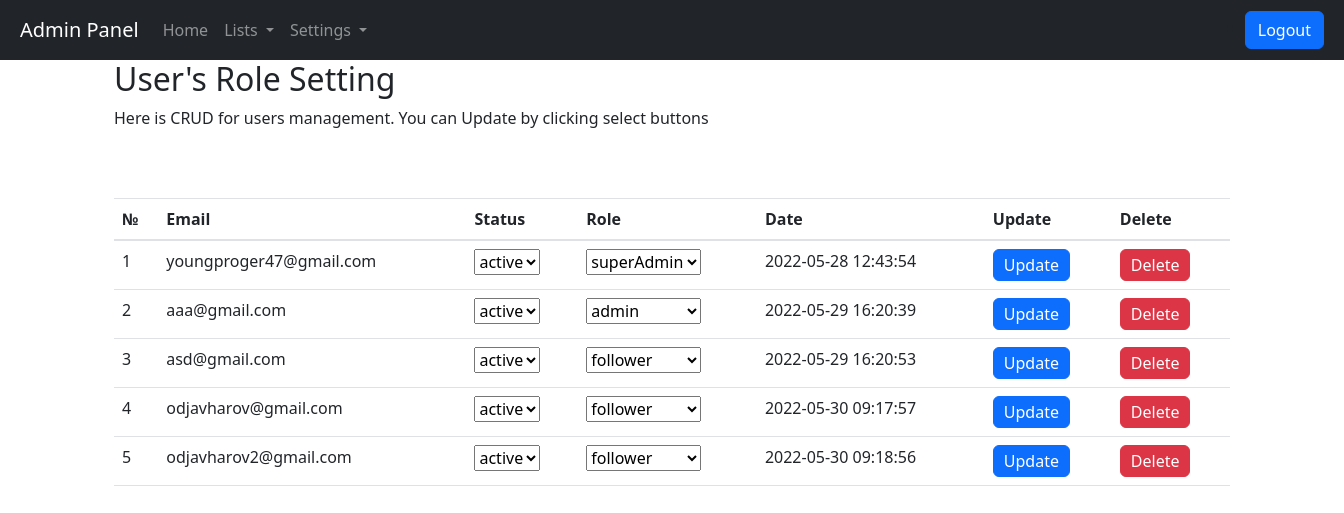
Screenshot of /admin/settings-user-role.php (signed in) with the database file from the repository.
### tables this page shows
CREATE TABLE `users` (
  `id` int(11) NOT NULL,
  `email` varchar(64) NOT NULL,
  `password` varchar(64) NOT NULL,
  `status` varchar(30) NOT NULL DEFAULT 'active',
  `date` timestamp NOT NULL DEFAULT CURRENT_TIMESTAMP,
  `role` varchar(20) NOT NULL DEFAULT 'follower'
);

CREATE TABLE `category` (
  `id` int(11) NOT NULL,
  `parent_id` int(11) NOT NULL,
  `user_id` int(11) NOT NULL,
  `name` text NOT NULL,
  `order_id` int(11) NOT NULL DEFAULT '0',
  `url` varchar(255) NOT NULL,
  `date` timestamp NOT NULL DEFAULT CURRENT_TIMESTAMP,
  `status` varchar(20) NOT NULL DEFAULT 'active'
);

### admin/settings-user-role.php (the view, shortened to what this page needs)
<?php
include_once "../includes/connect.php"; $conn_pdo = PDOPgSQL();
include_once "includes/header.php";
$count = 0;
$selectUser = $conn_pdo->prepare("SELECT * FROM users ");
$result1 = $selectUser->execute();
?>
<div class="container">
	<h2>User's Role Setting</h2>
	<p>Here is CRUD for users management. You can Update by clicking select buttons</p>
    <table class="table table-hover">
		<thead>
		<tr>
			<th>№</th>
			<th>Email</th>
			<th>Status</th>
			<th>Role</th>
			<th>Date</th>
			<th>Update</th>
			<th>Delete</th>
		</tr>
		</thead>
		<tbody>
        <?php
            $selectCategory = $conn_pdo->prepare("SELECT * FROM category where status = :status and url = :url");
            $status_array = [];
            while ($status = $selectCategory->fetch(PDO::FETCH_ASSOC)) {
                array_push($status_array, $status['name']);
            }
        ?>
        <?php
            $selectCategory = $conn_pdo->prepare("SELECT * FROM category where status = :status and url = :url");
            $role_array = [];
            while ($role = $selectCategory->fetch(PDO::FETCH_ASSOC)) {
                array_push($role_array, $role['name']);
            }
        ?>
        <?php while ($user = $selectUser->fetch(PDO::FETCH_ASSOC)) {
            ?>
                <tr>
                    <td><?= ++$count ?></td>
                    <td><?php echo $user['email']; ?></td>
                    <td>
                        <form method="post">
                            <select name="status" id="" onchange="this.form.submit()">
                                <?php foreach ($status_array as $status) {
                                    $selected = '';
                                    if ($status == $user['status']) {
	                                    $selected = 'selected';
                                    }
                                ?>
                                <option <?= $selected ?>><?= $status ?></option>
                                <?php } ?>
                            </select>
                        </form>
                    </td>
                    <td>
                        <form method="post">
                            <select name="role" id="" onchange="this.form.submit()">
		                        <?php foreach ($role_array as $role) {
			                        $selected = '';
			                        if ($role == $user['role']) {
				                        $selected = 'selected';
			                        }
                                ?>
                                    <option <?= $selected ?>><?= $role ?></option>
		                        <?php } ?>
                            </select>
                        </form>
                    </td>
                    <td><?php echo $user['date']; ?></td>
                    <?= '<td><button type="button" id="edit_user"
                    data-id="'.$user['id'].'" data-target="#updateModal" data-toggle="modal"
                    class="btn btn-primary"  style="padding: 3px 10px">Update</button></td>' ?>
                    <td><button type="button" class="btn btn-danger" style="padding: 3px 10px">Delete</button></td>
                </tr>
		<?php } ?>
		</tbody>
	</table>
</div>
<?php include_once "includes/footer.php"; ?>

### admin/includes/header.php (shortened to what this page needs)
<!doctype html>
<html lang="en">
<head>
	<link rel="stylesheet" href="https://cdn.jsdelivr.net/npm/bootstrap@4.0.0/dist/css/bootstrap.min.css">
	<link href="https://cdn.jsdelivr.net/npm/bootstrap@5.2.0-beta1/dist/css/bootstrap.min.css" rel="stylesheet">
</head>
<body>
<nav class="navbar navbar-expand-lg navbar-dark bg-dark" style="padding: 10px 20px">
	<a class="navbar-brand" href="/admin/">Admin Panel</a>
	<div class="collapse navbar-collapse" id="navbarTogglerDemo03">
		<ul class="navbar-nav mr-auto mt-2 mt-lg-0">
			<?php if (isset($_SESSION['email'])): ?>
				<li class="nav-item <?= $active['index'] ?>">
					<a class="nav-link " href="/admin/">Home <span class="sr-only">(current)</span></a>
				</li>
				<li class="dropdown">
					<a href="#" class="dropdown-toggle nav-link" data-toggle="dropdown"> Lists <span class="caret"></span></a>
				</li>
                <li class="dropdown">
                    <a href="#" class="dropdown-toggle nav-link" data-toggle="dropdown"> Settings <span class="caret"></span></a>
                </li>
			<?php else: ?>
				<li class="nav-item active">
					<a class="nav-link " href="/admin/">Home <span class="sr-only">(current)</span></a>
				</li>
			<?php endif; ?>
		</ul>
		<ul class="form-inline my-2 my-lg-0">
			<?php if (isset($_SESSION['email'])): ?>
				<li class="nav-item <?= $active['login'] ?>"><a href="../../login.php?exit=1" class="btn btn-primary"><span class=""></span>Logout</a></li>
			<?php endif; ?>
		</ul>
	</div>
</nav>

### admin/includes/footer.php (shortened to what this page needs)
</body>
</html>

### rows the page displays
users: email "youngproger47@gmail.com", status "active", date "2022-05-28 12:43:54"
users: email "aaa@gmail.com", status "active", date "2022-05-29 16:20:39"
users: email "asd@gmail.com", status "active", date "2022-05-29 16:20:53"
users: email "odjavharov@gmail.com", status "active", date "2022-05-30 09:17:57"
users: email "odjavharov2@gmail.com", status "active", date "2022-05-30 09:18:56"

### other values shown
form field role "superAdmin"
form field role "admin"
form field role "follower"
